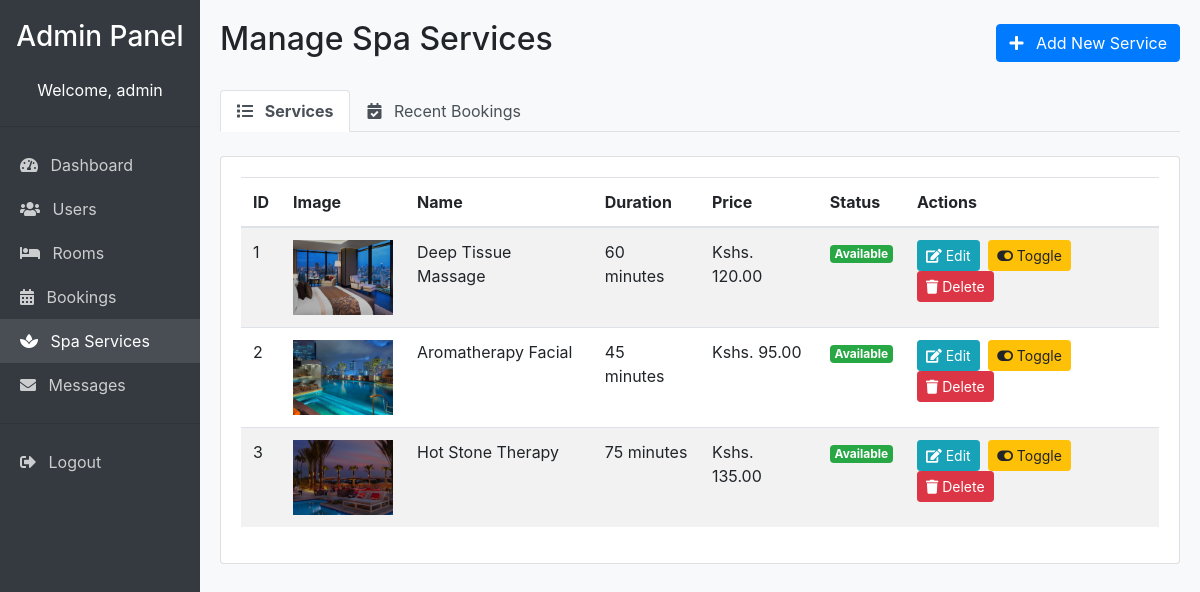
The page /admin/spa.php (signed in) on the database its author committed.
### tables this page shows
CREATE TABLE
  spa_services (
    id INT NOT NULL AUTO_INCREMENT,
    name VARCHAR(100) NOT NULL,
    description TEXT,
    price DECIMAL(10, 2) NOT NULL,
    duration INT NOT NULL,
    image VARCHAR(255),
    is_available TINYINT (1) DEFAULT 1,
    PRIMARY KEY (id)
  );

### includes/functions.php (called while the page is built, shortened)
<?php
function format_price($price)
{
    return 'Kshs. ' . number_format($price, 2);
}

### admin/spa.php (the view, shortened to what this page needs)
<?php
require_once '../includes/functions.php';
require_once '../includes/connect.php';
$services = [];
$sql = "SELECT * FROM spa_services ORDER BY id";
$result = mysqli_query($conn, $sql);
if ($result && mysqli_num_rows($result) > 0) {
    while ($row = mysqli_fetch_assoc($result)) {
        $services[] = $row;
    }
}
?>
<!DOCTYPE html>
<html lang="en">
<head>
    <link rel="stylesheet" href="../css/bootstrap.min.css">
    <link rel="stylesheet" href="https://cdnjs.cloudflare.com/ajax/libs/font-awesome/5.15.3/css/all.min.css">
</head>
<body>
    <div class="container-fluid">
        <div class="row">
            <div class="col-md-2 sidebar">
                <h3 class="text-center mb-4">Admin Panel</h3>
                <div class="text-center mb-4">
                    Welcome, <?php echo htmlspecialchars($_SESSION['admin_username']); ?>
                </div>
                <hr>
                <a href="dashboard.php"><i class="fas fa-tachometer-alt mr-2"></i> Dashboard</a>
                <a href="users.php"><i class="fas fa-users mr-2"></i> Users</a>
                <a href="rooms.php"><i class="fas fa-bed mr-2"></i> Rooms</a>
                <a href="bookings.php"><i class="fas fa-calendar-alt mr-2"></i> Bookings</a>
                <a href="spa.php" class="active"><i class="fas fa-spa mr-2"></i> Spa Services</a>
                <a href="messages.php"><i class="fas fa-envelope mr-2"></i> Messages</a>
                <hr>
                <a href="logout.php"><i class="fas fa-sign-out-alt mr-2"></i> Logout</a>
            </div>
            <div class="col-md-10 content">
                <div class="d-flex justify-content-between align-items-center mb-4">
                    <h2>Manage Spa Services</h2>
                    <a href="spa_add.php" class="btn btn-primary"><i class="fas fa-plus mr-2"></i> Add New Service</a>
                </div>
                <ul class="nav nav-tabs mb-4" id="spaTab" role="tablist">
                    <li class="nav-item">
                        <a class="nav-link active" id="services-tab" data-toggle="tab" href="#services" role="tab" aria-controls="services" aria-selected="true">
                            <i class="fas fa-list mr-2"></i> Services
                        </a>
                    </li>
                    <li class="nav-item">
                        <a class="nav-link" id="bookings-tab" data-toggle="tab" href="#bookings" role="tab" aria-controls="bookings" aria-selected="false">
                            <i class="fas fa-calendar-check mr-2"></i> Recent Bookings
                        </a>
                    </li>
                </ul>
                <div class="tab-content" id="spaTabContent">
                    <div class="tab-pane fade show active" id="services" role="tabpanel" aria-labelledby="services-tab">
                        <div class="card">
                            <div class="card-body">
                                <div class="table-responsive">
                                    <table class="table table-striped">
                                        <thead>
                                            <tr>
                                                <th>ID</th>
                                                <th>Image</th>
                                                <th>Name</th>
                                                <th>Duration</th>
                                                <th>Price</th>
                                                <th>Status</th>
                                                <th>Actions</th>
                                            </tr>
                                        </thead>
                                        <tbody>
                                            <?php if (empty($services)): ?>
                                                <tr>
                                                    <td colspan="7" class="text-center">No spa services found</td>
                                                </tr>
                                            <?php else: ?>
                                                <?php foreach ($services as $service): ?>
                                                    <tr>
                                                        <td><?php echo $service['id']; ?></td>
                                                        <td>
                                                            <?php if (!empty($service['image']) && file_exists("../images/" . $service['image'])): ?>
                                                                <img src="../images/<?php echo $service['image']; ?>" alt="<?php echo htmlspecialchars($service['name']); ?>" class="service-image">
                                                            <?php else: ?>
                                                                <img src="../images/spa_placeholder.jpg" alt="No image" class="service-image">
                                                            <?php endif; ?>
                                                        </td>
                                                        <td><?php echo htmlspecialchars($service['name']); ?></td>
                                                        <td><?php echo $service['duration']; ?> minutes</td>
                                                        <td><?php echo format_price($service['price']); ?></td>
                                                        <td>
                                                            <?php if ($service['is_available']): ?>
                                                                <span class="badge badge-success">Available</span>
                                                            <?php else: ?>
                                                                <span class="badge badge-danger">Unavailable</span>
                                                            <?php endif; ?>
                                                        </td>
                                                        <td>
                                                            <a href="spa_edit.php?id=<?php echo $service['id']; ?>" class="btn btn-sm btn-info mr-1">
                                                                <i class="fas fa-edit"></i> Edit
                                                            </a>
                                                            <a href="spa.php?toggle=<?php echo $service['id']; ?>" class="btn btn-sm btn-warning mr-1" onclick="return confirm('Are you sure you want to toggle availability?')">
                                                                <i class="fas fa-toggle-on"></i> Toggle
                                                            </a>
                                                            <a href="spa.php?delete=<?php echo $service['id']; ?>" class="btn btn-sm btn-danger" onclick="return confirm('Are you sure you want to delete this service?')">
                                                                <i class="fas fa-trash"></i> Delete
                                                            </a>
                                                        </td>
                                                    </tr>
                                                <?php endforeach; ?>
                                            <?php endif; ?>
                                        </tbody>
                                    </table>
                                </div>
                            </div>
                        </div>
                    </div>
                </div>
            </div>
        </div>
    </div>
</body>
</html>

### admin/spa.php (style rules this page uses)
body { background-color: #f8f9fa; }
.sidebar { background-color: #343a40; color: white; min-height: 100vh; padding: 20px 0; }
.sidebar a { color: rgba(255, 255, 255, .75); padding: 10px 20px; display: block; }
.sidebar .active { color: white; background-color: rgba(255, 255, 255, .1); }
.content { padding: 20px; }
.service-image { width: 100px; height: 75px; object-fit: cover; }
.nav-tabs .nav-link { color: #495057; }
.nav-tabs .nav-link.active { font-weight: bold; }

### rows shown on the page
spa_services: id "1", image (picture), name "Deep Tissue Massage", duration "60", price "Kshs. 120.00", is_available "Available"
spa_services: id "2", image (picture), name "Aromatherapy Facial", duration "45", price "Kshs. 95.00", is_available "Available"
spa_services: id "3", image (picture), name "Hot Stone Therapy", duration "75", price "Kshs. 135.00", is_available "Available"

### other values the page prints
$_SESSION['admin_username'] "admin"
